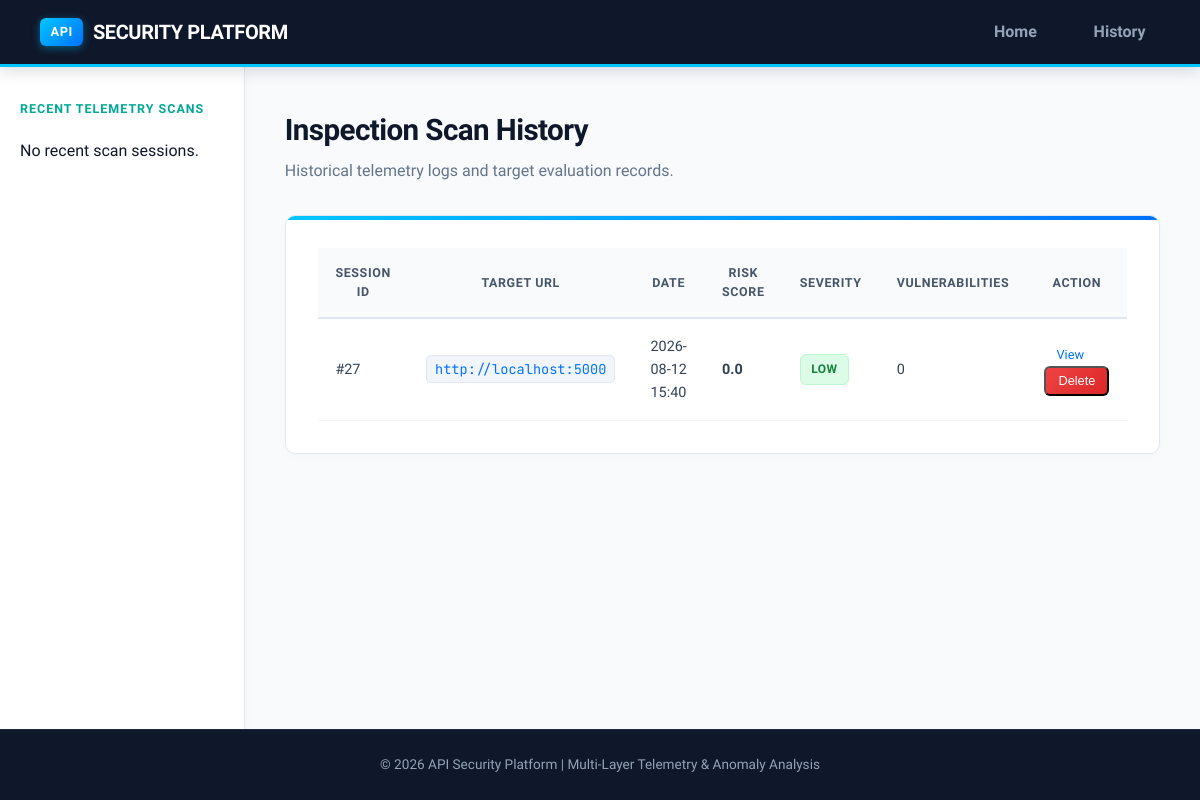
The app's page /history, older data.
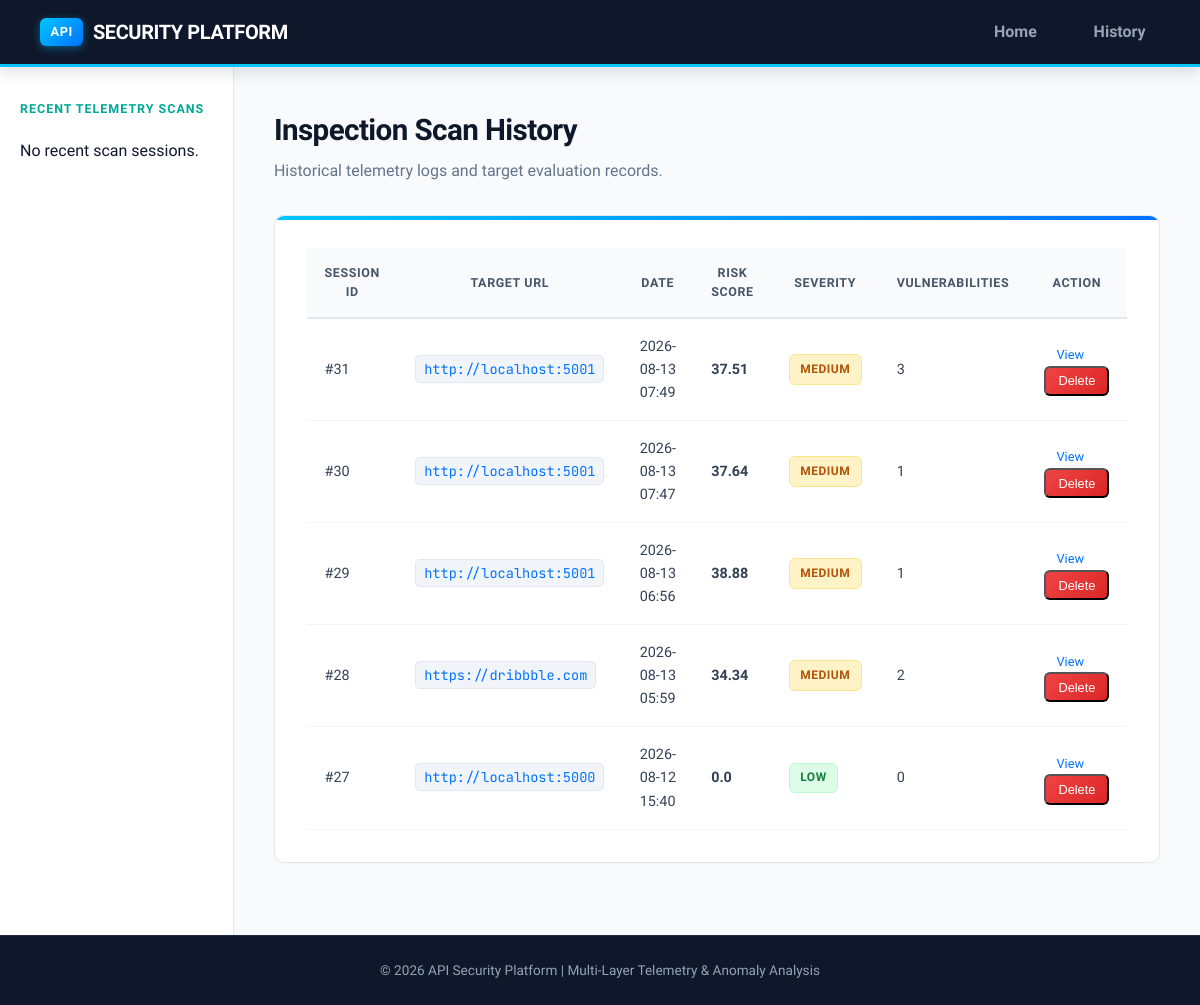
The same page, newer data.
### database/models.py (models this page shows)
class ScanSession(Base):
    __tablename__ = "scan_sessions"
    id = Column(Integer, primary_key=True, index=True)
    target_url = Column(String(500), nullable=False)
    scan_start_time = Column(DateTime, default=datetime.utcnow)
    scan_end_time = Column(DateTime, nullable=True)
    total_endpoints_found = Column(Integer, default=0)
    total_vulnerabilities_found = Column(Integer, default=0)
    overall_risk_score = Column(Float, default=0.0)
    overall_severity = Column(String(20), default="Low")
    endpoints = relationship("Endpoint", back_populates="session", cascade="all, delete-orphan")
    findings = relationship("Finding", back_populates="session", cascade="all, delete-orphan")
    reports = relationship("Report", back_populates="session", cascade="all, delete-orphan")

### dashboard/routes.py (the view)
@dashboard_bp.route("/history")
def history():
    sessions = get_all_sessions()
    return render_template("history.html", sessions=sessions)

### database/db.py (called while the page is built)
def get_all_sessions() -> List[ScanSession]:
    db = SessionLocal()
    try:
        return db.query(ScanSession).order_by(ScanSession.scan_start_time.desc()).all()
    finally:
        db.close()

### dashboard/templates/history.html (shortened to what this page needs)
{% extends "base.html" %}
{% block content %}
<div class="page-header">
    <h1>Inspection Scan History</h1>
    <p>Historical telemetry logs and target evaluation records.</p>
</div>
<div class="card table-card">
    <table>
        <thead>
            <tr>
                <th>Session ID</th>
                <th>Target URL</th>
                <th>Date</th>
                <th>Risk Score</th>
                <th>Severity</th>
                <th>Vulnerabilities</th>
                <th>Action</th>
            </tr>
        </thead>
        <tbody>
            {% for sess in sessions %}
            <tr>
                <td>#{{ sess.id }}</td>
                <td><code>{{ sess.target_url }}</code></td>
                <td>{{ sess.scan_start_time.strftime('%Y-%m-%d %H:%M') if sess.scan_start_time else 'N/A' }}</td>
                <td><strong>{{ sess.overall_risk_score }}</strong></td>
                <td><span class="badge {{ sess.overall_severity|lower }}">{{ sess.overall_severity }}</span></td>
                <td>{{ sess.total_vulnerabilities_found }}</td>
                <td class="actions-cell">
                    <a href="{{ url_for('dashboard.results', session_id=sess.id) }}" class="btn-sm">View</a>
                    <form action="{{ url_for('dashboard.delete_scan', session_id=sess.id) }}" method="POST" style="display:inline;">
                        <button type="submit" class="btn-sm btn-danger" onclick="return confirm('Delete this scan session record?')">Delete</button>
                    </form>
                </td>
            </tr>
            {% else %}
            <tr>
                <td colspan="7" class="text-center">No past inspection scan sessions recorded.</td>
            </tr>
            {% endfor %}
        </tbody>
    </table>
</div>
{% endblock %}

Row changes from the older to the newer data that the page shows:
added ScanSession: id "31", target_url "http://localhost:5001", scan_start_time "2026-08-13 07:49", overall_risk_score "37.51", overall_severity "MEDIUM", total_vulnerabilities_found "3"
added ScanSession: id "30", target_url "http://localhost:5001", scan_start_time "2026-08-13 07:47", overall_risk_score "37.64", overall_severity "MEDIUM", total_vulnerabilities_found "1"
added ScanSession: id "29", target_url "http://localhost:5001", scan_start_time "2026-08-13 06:56", overall_risk_score "38.88", overall_severity "MEDIUM", total_vulnerabilities_found "1"
added ScanSession: id "28", target_url "https://dribbble.com", scan_start_time "2026-08-13 05:59", overall_risk_score "34.34", overall_severity "MEDIUM", total_vulnerabilities_found "2"
